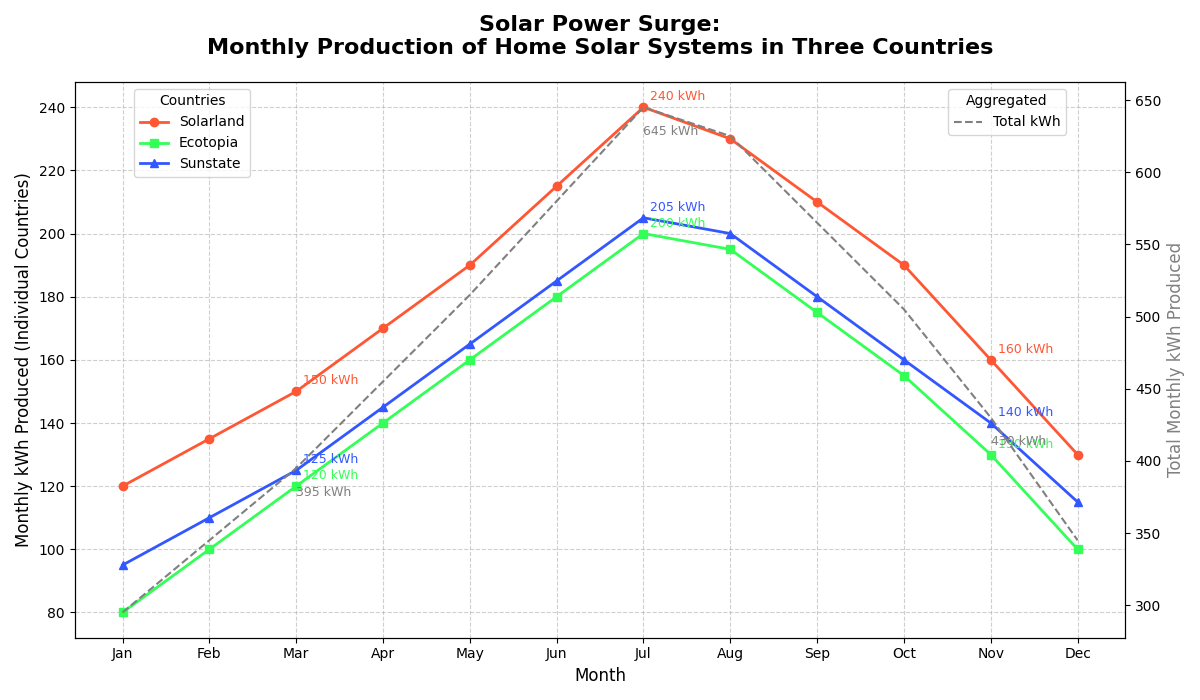

Reproduce this figure in Python.
import matplotlib.pyplot as plt
import numpy as np

# Backstory: Solar Power Adoption Over Time
# The chart shows the monthly kWh produced from home solar systems in three different countries
# (Solarland, Ecotopia, and Sunstate) over a year, reflecting the adoption and efficiency of solar power systems.

# Data: Monthly kWh produced by home solar systems in three countries over a year
months = np.array(['Jan', 'Feb', 'Mar', 'Apr', 'May', 'Jun', 'Jul', 'Aug', 'Sep', 'Oct', 'Nov', 'Dec'])
solarland = np.array([120, 135, 150, 170, 190, 215, 240, 230, 210, 190, 160, 130])
ecotopia = np.array([80, 100, 120, 140, 160, 180, 200, 195, 175, 155, 130, 100])
sunstate = np.array([95, 110, 125, 145, 165, 185, 205, 200, 180, 160, 140, 115])

# Create the figure and axis for the plot
fig, ax = plt.subplots(figsize=(12, 7))

# Plot data for each country with different styles
ax.plot(months, solarland, label='Solarland', marker='o', linestyle='-', color='#FF5733', linewidth=2)
ax.plot(months, ecotopia, label='Ecotopia', marker='s', linestyle='-', color='#33FF57', linewidth=2)
ax.plot(months, sunstate, label='Sunstate', marker='^', linestyle='-', color='#3357FF', linewidth=2)

# Add a secondary axis for the aggregated monthly kWh produced
total_kWh = solarland + ecotopia + sunstate
ax2 = ax.twinx()
ax2.plot(months, total_kWh, label='Total kWh', color='gray', linestyle='--', linewidth=1.5)

# Annotate significant points for clarity
significant_months = [2, 6, 10]  # March, July, and November are notable
for i in significant_months:
    ax.annotate(f'{solarland[i]} kWh', xy=(months[i], solarland[i]), xytext=(5, 5), textcoords='offset points', fontsize=9, color='#FF5733')
    ax.annotate(f'{ecotopia[i]} kWh', xy=(months[i], ecotopia[i]), xytext=(5, 5), textcoords='offset points', fontsize=9, color='#33FF57')
    ax.annotate(f'{sunstate[i]} kWh', xy=(months[i], sunstate[i]), xytext=(5, 5), textcoords='offset points', fontsize=9, color='#3357FF')
    ax2.annotate(f'{total_kWh[i]} kWh', xy=(months[i], total_kWh[i]), xytext=(0, -20), textcoords='offset points', fontsize=9, color='gray')

# Titles and labels
ax.set_title('Solar Power Surge:\nMonthly Production of Home Solar Systems in Three Countries', fontsize=16, pad=20, weight='bold')
ax.set_xlabel('Month', fontsize=12)
ax.set_ylabel('Monthly kWh Produced (Individual Countries)', fontsize=12)
ax2.set_ylabel('Total Monthly kWh Produced', fontsize=12, color='gray')

# Legends
ax.legend(loc='upper left', bbox_to_anchor=(0.05, 1), title='Countries')
ax2.legend(loc='upper right', bbox_to_anchor=(0.95, 1), title='Aggregated')

# Grid and layout adjustments
ax.grid(visible=True, linestyle='--', alpha=0.6)
plt.tight_layout()

# Display the plot
plt.show()
